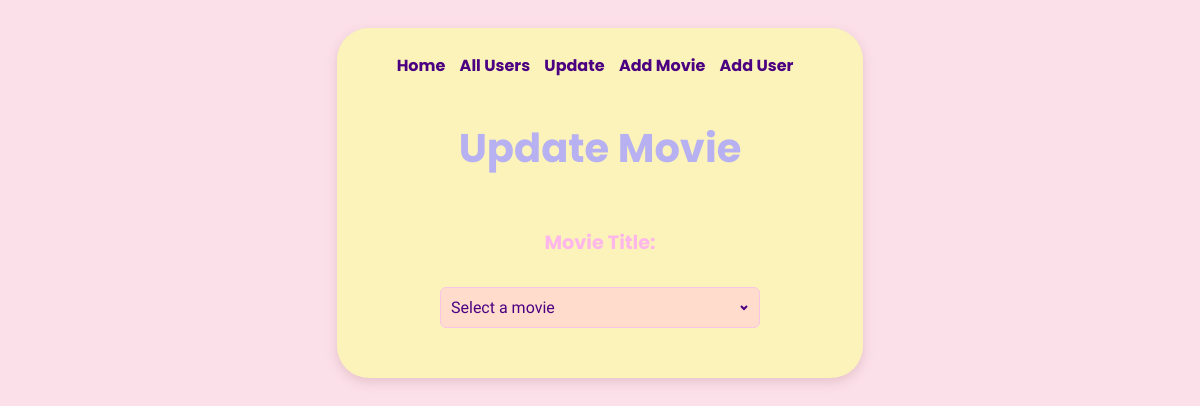
The page /update_movie?movie_id_select=1 on the database as committed earlier.
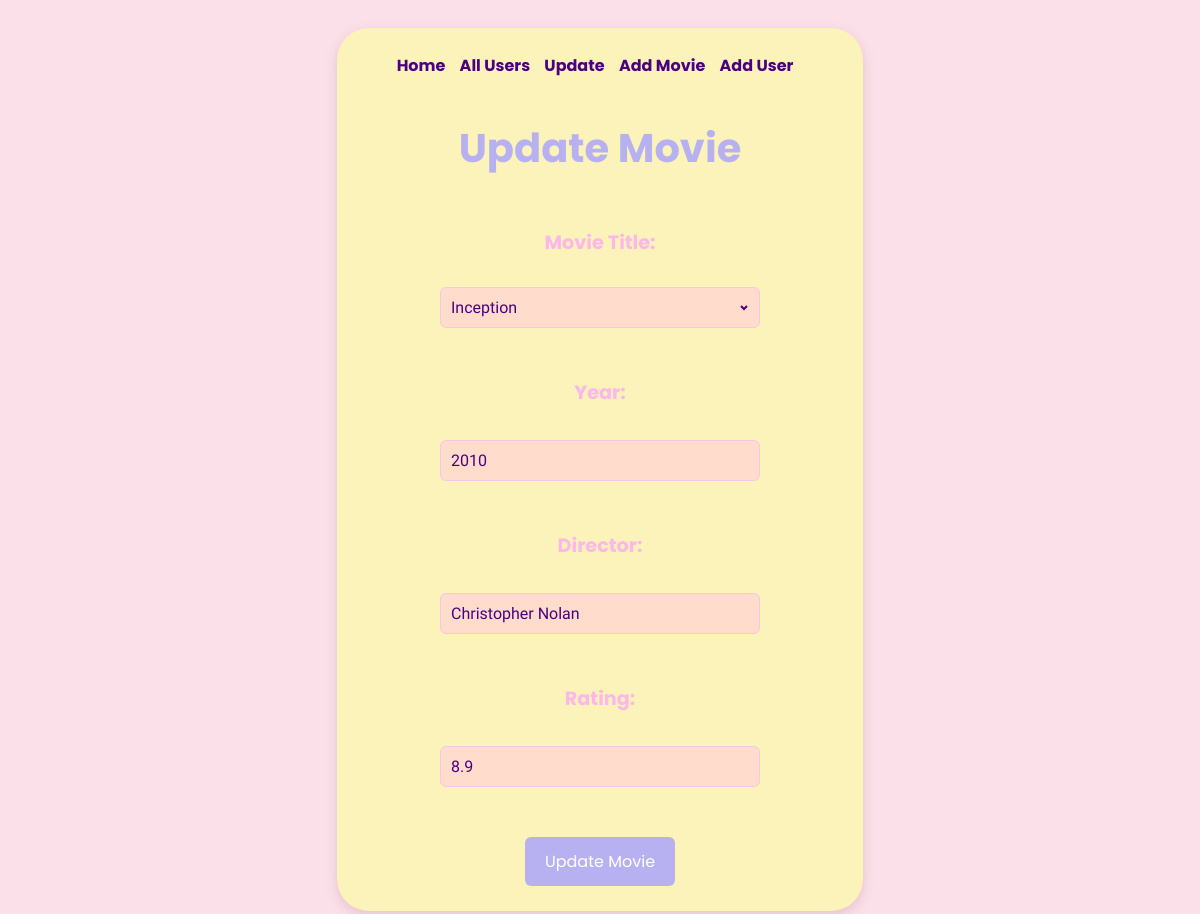
The same page on the database as committed later.
### datamanager/data_models.py (models this page shows, shortened)
class Movie(db.Model):
    __tablename__ = "movies"
    id = Column(Integer, primary_key=True, autoincrement=True)
    name = Column(String)
    director = Column(String)
    year = Column(Integer)
    rating = Column(Float)
    user_movies = db.relationship('UserMovie', backref='movie', lazy=True)

### app.py (the view)
@app.route('/update_movie', methods=['GET'])
def get_selected_movie_information():
    selected_movie = None
    all_movies = data_models.Movie.query.all()
    movie_id = request.args.get('movie_id_select')
    if movie_id is not None:
        selected_movie = data_models.Movie.query.filter_by(id=movie_id).first()
    return render_template('update_movie.html', movies=all_movies, selected_movie=selected_movie)

### templates/update_movie.html (shortened to what this page needs)
<!DOCTYPE html>
<html lang="en">
<head>
    <link rel="stylesheet" href="/static/styles.css">
</head>
<body>
<main>
    <nav>
        <a class="nav_element" href="/">Home</a>
        <a class="nav_element" href="/users">All Users</a>
        <a class="nav_element" href="/update_movie">Update</a>
        <a class="nav_element" href="/add_movie">Add Movie</a>
        <a class="nav_element" href="/add_user">Add User</a>
    </nav>
    <h1>Update Movie</h1>
    <form action="/update_movie" method="GET" id="select_menu_form_id">
        <label for="title">Movie Title:</label>
        <div class="dropdown">
            <select id="title" name="movie_id_select" onchange="document.getElementById('select_menu_form_id').submit()"
                    required>
                <option value="">Select a movie</option>
                {% for movie in movies %}
                <option value="{{ movie.id }}" {% if movie== selected_movie %}selected{% endif %}>{{ movie.name }}
                </option>
                {% endfor %}
            </select>
        </div>
    </form>
    {% if selected_movie %}
    <form action="/update_movie" method="POST" id="update_movie_form_id"><br>
        <label for="year">Year:</label><br>
        <input type="number" id="year" name="year" value="{{ selected_movie.year }}" required><br><br>
        <label for="director">Director:</label><br>
        <input type="text" id="director" name="director" value="{{ selected_movie.director }}" required><br><br>
        <label for="rating">Rating:</label><br>
        <input type="number" id="rating" name="rating" step="0.1" min="0" max="10" value="{{ selected_movie.rating }}"
               required><br><br>
        <button type="submit">Update Movie</button>
        {% endif %}
    </form>
</main>
</body>
</html>

Rows that differ between the two databases and show on the page:
added Movie: year "2010", director "Christopher Nolan", rating "8.9"
Other text that changed with them:
form field movie_id_select: "Select a movie" → "Inception"
text now shown: "Year: Director: Rating: Update Movie"
